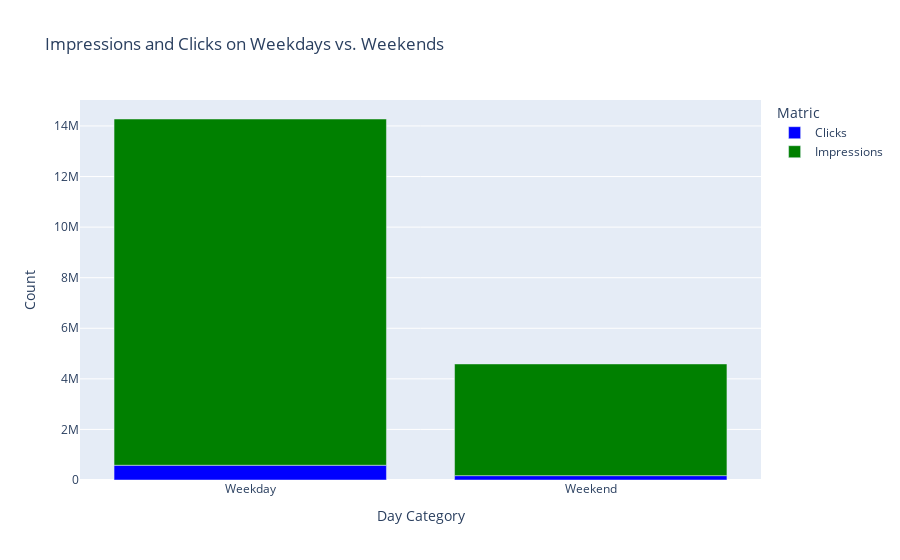

The notebook cell saved with this chart:
### Markdown cell above
Now, let’s compare the impressions and clicks on weekdays and weekends:

### Code cell
grouped_data = data.groupby('DayCategory')[['Clicks','Impressions']].sum().reset_index()

fig_click_impression_by_day_category = px.bar(grouped_data, x='DayCategory', y=['Clicks','Impressions'],
                                              title='Impressions and Clicks on Weekdays vs. Weekends',
                                              labels={'value':'Count', 'variable':'Matric'},
                                              color_discrete_sequence=['blue','green'])

fig_click_impression_by_day_category.update_layout(yaxis_title='Count')
fig_click_impression_by_day_category.update_xaxes(title_text='Day Category')

fig_click_impression_by_day_category.show()

### Figure 1 — Plotly figure (JSON) as saved in the notebook; plotly's stock layout.template omitted (floating-point values rounded to 4 significant figures)
{"data": [{"alignmentgroup": "True", "hovertemplate": "Matric=Clicks<br>DayCategory=%{x}<br>Count=%{y}<extra></extra>", "legendgroup": "Clicks", "marker": {"color": "blue", "pattern": {"shape": ""}}, "name": "Clicks", "offsetgroup": "Clicks", "orientation": "v", "showlegend": true, "textposition": "auto", "type": "bar", "x": ["Weekday", "Weekend"], "xaxis": "x", "y": [583303, 172383], "yaxis": "y"}, {"alignmentgroup": "True", "hovertemplate": "Matric=Impressions<br>DayCategory=%{x}<br>Count=%{y}<extra></extra>", "legendgroup": "Impressions", "marker": {"color": "green", "pattern": {"shape": ""}}, "name": "Impressions", "offsetgroup": "Impressions", "orientation": "v", "showlegend": true, "textposition": "auto", "type": "bar", "x": ["Weekday", "Weekend"], "xaxis": "x", "y": [13692003, 4416639], "yaxis": "y"}], "layout": {"barmode": "relative", "legend": {"title": {"text": "Matric"}, "tracegroupgap": 0}, "title": {"text": "Impressions and Clicks on Weekdays vs. Weekends"}, "xaxis": {"anchor": "y", "domain": [0, 1], "title": {"text": "Day Category"}}, "yaxis": {"anchor": "x", "domain": [0, 1], "title": {"text": "Count"}}}}
